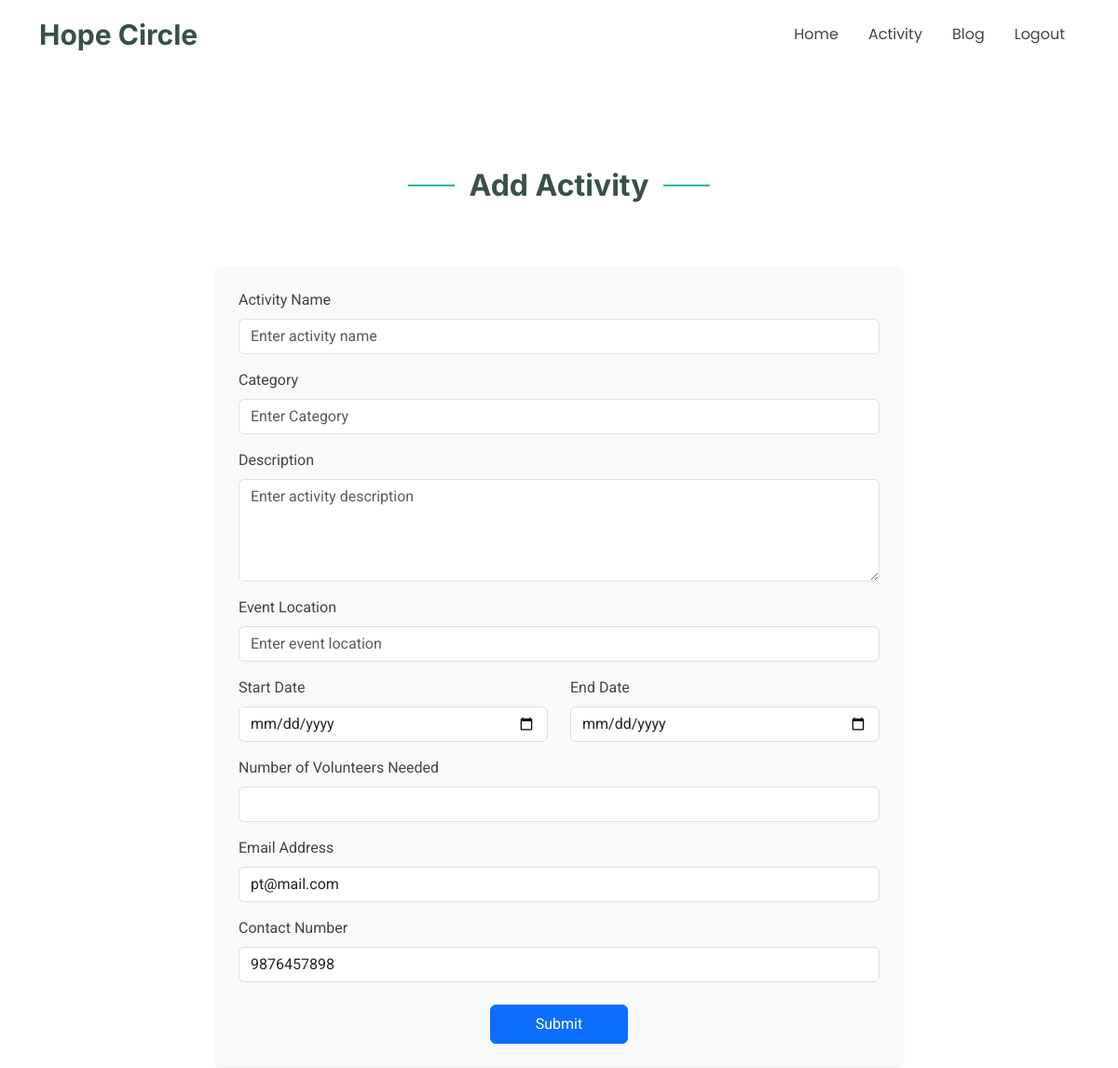
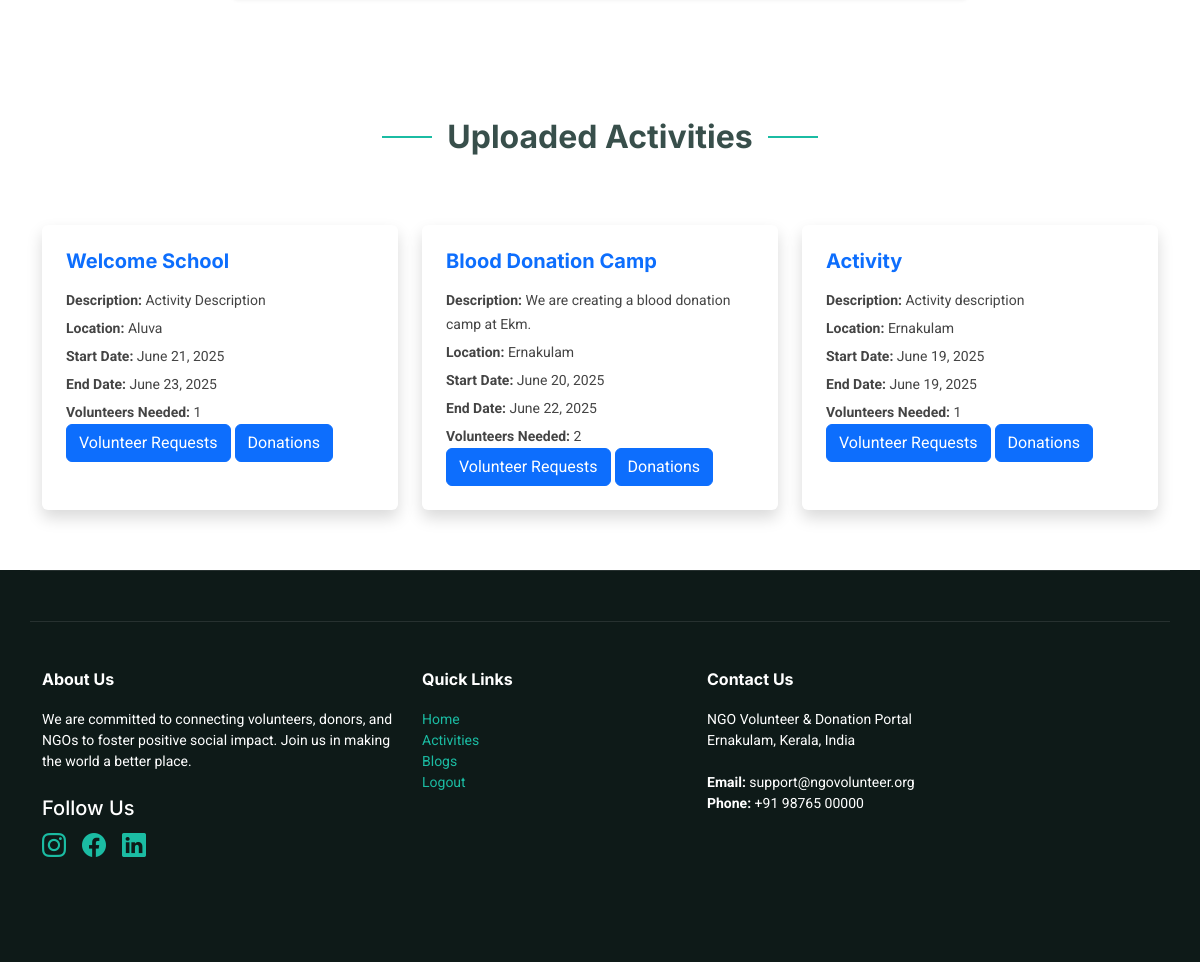
Page /ngoActivity (signed in) on the committed database (2 pictures, top to bottom).
### ngoapp/models.py (models this page shows)
class Ngo(models.Model):
    user=models.ForeignKey(Logintbl,on_delete=models.CASCADE)
    name=models.CharField(max_length=50)
    email=models.CharField(max_length=50)
    phone=models.BigIntegerField()
    lisence = models.FileField(null=True)
    logo = models.FileField(null=True)
    address =models.CharField(max_length=200)

class Activity(models.Model):
    ngo=models.ForeignKey(Ngo,on_delete=models.CASCADE)
    name=models.CharField(max_length=50)
    category=models.CharField(max_length=50,null=True)
    description=models.TextField()
    loc=models.CharField(max_length=200)
    volunteers_needed=models.IntegerField()
    sDate=models.DateField()
    eDate=models.DateField()

### ngoapp/views.py (the view, shortened to what this page needs)
# urls.py: path('ngoActivity',views.ngoActivity),
def ngoActivity(request):
    uid=request.session['id']
    ngo = Ngo.objects.get(id=uid)
    activity = Activity.objects.filter(ngo=ngo).order_by('-id')
    email = ngo.email
    phone = ngo.phone
    return render(request,"ngoActivity.html",{"email": email, "phone": phone, "activity": activity})

### templates/ngoActivity.html (shortened to what this page needs)
{% extends 'ngoHome.html' %}
{% block content %}
<main class="main">
  <section id="contact" class="contact section">
    <div class="container section-title" data-aos="fade-up">
      <br><br><br><br><br>
      <h2>Add Activity</h2>
    </div>
    <div class="container">
      <div class="row justify-content-center">
        <div class="col-lg-8">
          <form action="" method="post" enctype="multipart/form-data"
            class="p-4 bg-light rounded shadow-sm"
            data-aos="fade-up" data-aos-delay="200">
            <div class="mb-3">
              <label for="activityName" class="form-label">Activity Name</label>
              <input type="text" id="activityName" name="name" class="form-control" placeholder="Enter activity name">
            </div>
            <div class="mb-3">
              <label for="category" class="form-label">Category</label>
              <input type="text" id="category" name="category" class="form-control" placeholder="Enter Category">
            </div>
            <div class="mb-3">
              <label for="description" class="form-label">Description</label>
              <textarea id="description" name="description" rows="4" class="form-control" placeholder="Enter activity description"></textarea>
            </div>
            <div class="mb-3">
              <label for="eventLocation" class="form-label">Event Location</label>
              <input type="text" id="eventLocation" name="loc" class="form-control" placeholder="Enter event location">
            </div>
            <div class="row">
              <div class="col-md-6 mb-3">
                <label for="start_date" class="form-label">Start Date</label>
                <input type="date" class="form-control" id="start_date" name="sDate" onfocus="checkdate('start_date')">
              </div>
              <div class="col-md-6 mb-3">
                <label for="end_date" class="form-label">End Date</label>
                <input type="date" class="form-control" id="end_date" name="eDate" onfocus="checkdate('end_date')">
              </div>
            </div>
            <div class="mb-3">
              <label for="volunteers" class="form-label">Number of Volunteers Needed</label>
              <input type="number" id="volunteers" name="volunteers_needed" class="form-control" min="1">
            </div>
            <div class="mb-3">
              <label for="orgEmail" class="form-label">Email Address</label>
              <input type="email" id="orgEmail" name="email" class="form-control" value="{{ email }}" placeholder="Enter email address">
            </div>
            <div class="mb-3">
              <label for="orgPhone" class="form-label">Contact Number</label>
              <input type="tel" id="orgPhone" name="phone" class="form-control" pattern="[6789][0-9]{9}" maxlength="10" value="{{ phone }}" placeholder="Enter contact number">
            </div>
            <div class="text-center mt-4">
              <button type="submit" class="btn btn-primary px-5 py-2">Submit</button>
            </div>
          </form>
        </div>
      </div>
    </div>
  </section>
  <section id="services" class="services section">
    <div class="container section-title" data-aos="fade-up">
      <h2>Uploaded Activities</h2>
    </div>
    {% if activity %}
    <div class="container">
      <div class="row gx-4 gy-4">
        {% for i in activity %}
        <div class="col-xl-4 col-md-6 d-flex" data-aos="fade-up" data-aos-delay="100">
          <div class="service-item position-relative p-4 shadow rounded bg-white w-100">
            <h4><a href="#" class=" text-primary fw-bold">{{ i.name }}</a></h4>
            <p class="mb-1"><strong>Description:</strong> {{ i.description }}</p>
            <p class="mb-1"><strong>Location:</strong> {{ i.loc }}</p>
            <p class="mb-1"><strong>Start Date:</strong> {{ i.sDate }}</p>
            <p class="mb-1"><strong>End Date:</strong> {{ i.eDate }}</p>
            <p class="mb-0"><strong>Volunteers Needed:</strong> {{ i.volunteers_needed }}</p>
            <a href="/ngoVolRequest?id={{ i.id }}" class="btn btn-primary">Volunteer Requests</a>
            <a href="/ngoDonations?id={{ i.id }}" class="btn btn-primary">Donations</a>
          </div>
        </div>
        {% endfor %}
      </div>
    </div>
    {% else %}
    <center><b>No Activities Uploaded!</b></center>
    {% endif %}
  </section>
</main>
{% endblock %}

### static/media/assets/css/main.css (style rules this page uses)
:root { --default-font: "Roboto", system-ui, -apple-system, "Segoe UI", Roboto, "Helvetica Neue", Arial, "Noto Sans", "Liberation Sans", sans-serif, "Apple Color Emoji", "Segoe UI Emoji", "Segoe UI Symbol", "Noto Color Emoji"; --heading-font: "Inter", sans-serif; --nav-font: "Poppins", sans-serif; }
:root { --background-color: #ffffff; --default-color: #444444; --heading-color: #384f4b; --accent-color: #1bbca3; --surface-color: #ffffff; --contrast-color: #ffffff; }
:root { --nav-color: #444444; --nav-hover-color: #1bbca3; --nav-mobile-background-color: #ffffff; --nav-dropdown-background-color: #ffffff; --nav-dropdown-color: #444444; --nav-dropdown-hover-color: #1bbca3; }
:root { scroll-behavior: smooth; }
body { color: var(--default-color); background-color: var(--background-color); font-family: var(--default-font); }
a { color: var(--accent-color); text-decoration: none; transition: 0.3s; }
h1, h2, h3, h4, h5, h6 { color: var(--heading-color); font-family: var(--heading-font); }
section, .section { color: var(--default-color); background-color: var(--background-color); padding: 60px 0; scroll-margin-top: 74px; overflow: clip; }
.section-title { text-align: center; padding-bottom: 60px; position: relative; }
.section-title h2 { font-size: 32px; font-weight: 700; position: relative; }
.section-title h2:before, .section-title h2:after { content: ""; width: 50px; height: 2px; background: var(--accent-color); display: inline-block; }
.section-title h2:before { margin: 0 15px 10px 0; }
.section-title h2:after { margin: 0 0 10px 15px; }
.services .service-item { background-color: var(--surface-color); box-shadow: 0px 0 25px 0 rgba(0, 0, 0, 0.1); padding: 50px 30px; transition: all 0.3s ease-in-out; height: 100%; position: relative; z-index: 1; }
.services .service-item:before { content: ""; position: absolute; background: var(--accent-color); inset: 100% 0 0 0; transition: all 0.3s; z-index: -1; }
.services .service-item h4 { font-weight: 700; margin-bottom: 15px; font-size: 20px; }
.services .service-item h4 a { color: var(--heading-color); transition: ease-in-out 0.3s; }
.services .service-item p { line-height: 24px; font-size: 14px; margin-bottom: 0; transition: ease-in-out 0.3s; }

### rows in the picture
Ngo: email "pt@mail.com"
Activity: name "Welcome School", description "Activity Description", loc "Aluva", sDate "June 21, 2025", eDate "June 23, 2025", volunteers_needed "1"
Activity: name "Blood Donation Camp", description "We are creating a blood donation camp at Ekm.", loc "Ernakulam", sDate "June 20, 2025", eDate "June 22, 2025", volunteers_needed "2"
Activity: name "Activity", description "Activity description", loc "Ernakulam", sDate "June 19, 2025", eDate "June 19, 2025", volunteers_needed "1"
